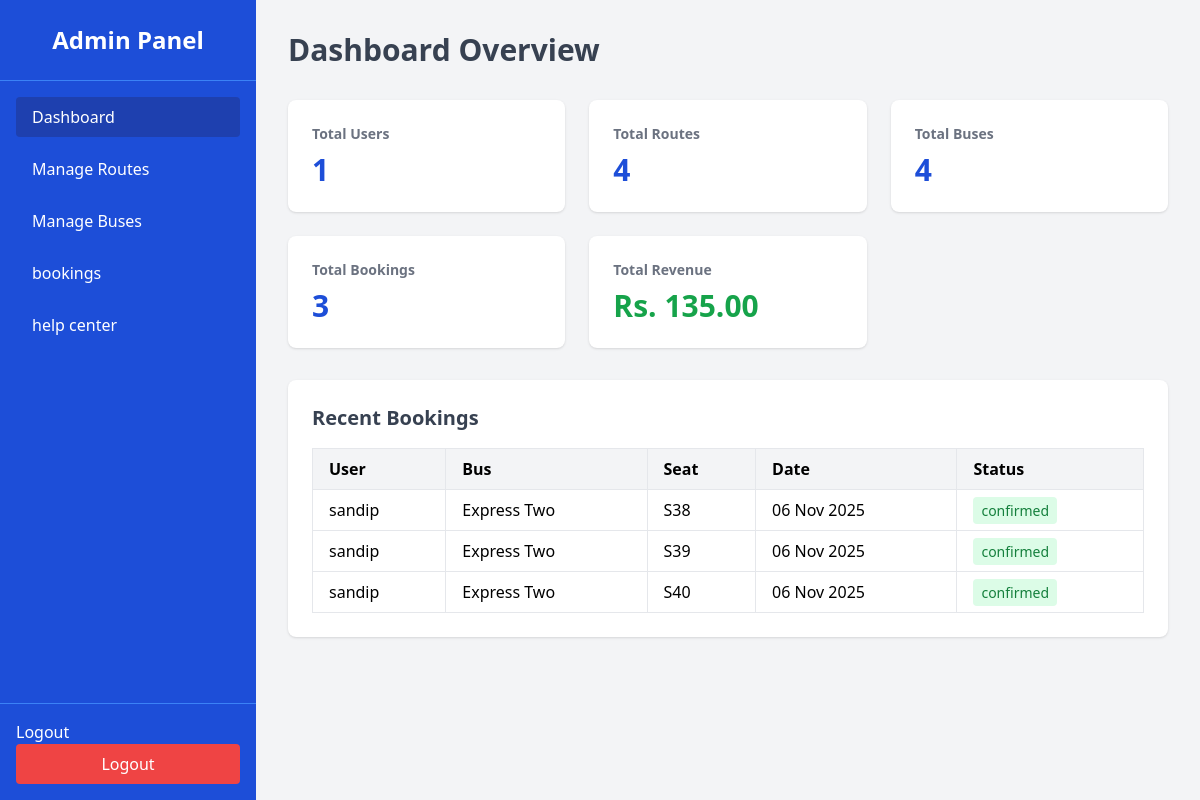
The page /admin/dashboard.php (signed in) on the database its author committed.
### tables this page shows
CREATE TABLE `bookings` (
  `id` int NOT NULL,
  `user_id` int NOT NULL,
  `bus_id` int NOT NULL,
  `booking_date` date NOT NULL,
  `seat_number` varchar(10) NOT NULL,
  `total_amount` decimal(10,2) NOT NULL,
  `status` enum('pending','confirmed','cancelled') DEFAULT 'confirmed',
  `created_at` timestamp NULL DEFAULT CURRENT_TIMESTAMP
);

CREATE TABLE `users` (
  `id` int NOT NULL,
  `name` varchar(100) NOT NULL,
  `email` varchar(100) NOT NULL,
  `password` varchar(255) NOT NULL,
  `is_admin` tinyint(1) DEFAULT '0',
  `created_at` timestamp NULL DEFAULT CURRENT_TIMESTAMP
);

CREATE TABLE `buses` (
  `id` int NOT NULL,
  `bus_name` varchar(100) NOT NULL,
  `bus_number` varchar(50) NOT NULL,
  `total_seats` int NOT NULL,
  `route_id` int NOT NULL,
  `created_at` timestamp NULL DEFAULT CURRENT_TIMESTAMP,
  `fare` decimal(10,2) NOT NULL DEFAULT '0.00'
);

### admin/dashboard.php (the view, shortened to what this page needs)
<?php
require_once '../backend/config.php';
$total_users = $conn->query("SELECT COUNT(*) AS count FROM users WHERE is_admin = 0")->fetch_assoc()['count'];
$total_routes = $conn->query("SELECT COUNT(*) AS count FROM routes")->fetch_assoc()['count'];
$total_buses = $conn->query("SELECT COUNT(*) AS count FROM buses")->fetch_assoc()['count'];
$total_bookings = $conn->query("SELECT COUNT(*) AS count FROM bookings")->fetch_assoc()['count'];
$total_revenue = $conn->query("SELECT SUM(r.fare) AS total FROM bookings b
    JOIN buses bs ON b.bus_id = bs.id
    JOIN routes r ON bs.route_id = r.id
    WHERE b.status = 'confirmed'")->fetch_assoc()['total'] ?? 0;
?>
<!DOCTYPE html>
<html lang="en">
<head>
    <script src="https://cdn.tailwindcss.com"></script>
</head>
<body class="bg-gray-100 font-sans">
    <div class="flex min-h-screen">
        <aside class="w-64 bg-blue-700 text-white flex flex-col">
            <div class="p-6 text-center border-b border-blue-500">
                <h1 class="text-2xl font-bold">Admin Panel</h1>
            </div>
            <nav class="flex-1 p-4 space-y-3">
                <a href="dashboard.php" class="block px-4 py-2 rounded bg-blue-800">Dashboard</a>
                <a href="routes.php" class="block px-4 py-2 rounded hover:bg-blue-800">Manage Routes</a>
                <a href="buses.php" class="block px-4 py-2 rounded hover:bg-blue-800">Manage Buses</a>
                <a href="bookings.php" class="block px-4 py-2 rounded hover:bg-blue-800">bookings</a>
                <a href="help-center.php" class="block px-4 py-2 rounded hover:bg-blue-800">help center</a>
                            </nav>
            <div class="p-4 border-t border-blue-500">
                <a href="../backend/logout.php" class="btn btn-danger">Logout</a>
                <a href="logout.php" class="block text-center bg-red-500 py-2 rounded hover:bg-red-600">Logout</a>
            </div>
        </aside>
        <main class="flex-1 p-8">
            <h2 class="text-3xl font-bold text-gray-700 mb-8">Dashboard Overview</h2>
            <div class="grid grid-cols-1 sm:grid-cols-2 lg:grid-cols-3 xl:grid-cols-5 gap-6 mb-8">
                <div class="bg-white p-6 rounded-lg shadow hover:shadow-lg transition">
                    <h3 class="text-gray-500 text-sm font-semibold">Total Users</h3>
                    <p class="text-3xl font-bold text-blue-700 mt-2"><?php echo $total_users; ?></p>
                </div>
                <div class="bg-white p-6 rounded-lg shadow hover:shadow-lg transition">
                    <h3 class="text-gray-500 text-sm font-semibold">Total Routes</h3>
                    <p class="text-3xl font-bold text-blue-700 mt-2"><?php echo $total_routes; ?></p>
                </div>
                <div class="bg-white p-6 rounded-lg shadow hover:shadow-lg transition">
                    <h3 class="text-gray-500 text-sm font-semibold">Total Buses</h3>
                    <p class="text-3xl font-bold text-blue-700 mt-2"><?php echo $total_buses; ?></p>
                </div>
                <div class="bg-white p-6 rounded-lg shadow hover:shadow-lg transition">
                    <h3 class="text-gray-500 text-sm font-semibold">Total Bookings</h3>
                    <p class="text-3xl font-bold text-blue-700 mt-2"><?php echo $total_bookings; ?></p>
                </div>
                <div class="bg-white p-6 rounded-lg shadow hover:shadow-lg transition">
                    <h3 class="text-gray-500 text-sm font-semibold">Total Revenue</h3>
                    <p class="text-3xl font-bold text-green-600 mt-2">Rs. <?php echo number_format($total_revenue, 2); ?></p>
                </div>
            </div>
            <div class="bg-white rounded-lg shadow p-6">
                <h3 class="text-xl font-bold mb-4 text-gray-700">Recent Bookings</h3>
                <div class="overflow-x-auto">
                    <table class="min-w-full border border-gray-200">
                        <thead class="bg-gray-100">
                            <tr>
                                <th class="px-4 py-2 border text-left">User</th>
                                <th class="px-4 py-2 border text-left">Bus</th>
                                <th class="px-4 py-2 border text-left">Seat</th>
                                <th class="px-4 py-2 border text-left">Date</th>
                                <th class="px-4 py-2 border text-left">Status</th>
                            </tr>
                        </thead>
                        <tbody>
                            <?php
                            $recent = $conn->query("SELECT b.*, u.name AS user_name, bs.bus_name
                                FROM bookings b
                                JOIN users u ON b.user_id = u.id
                                JOIN buses bs ON b.bus_id = bs.id
                                ORDER BY b.created_at DESC LIMIT 8");
                            if ($recent->num_rows > 0) {
                                while ($row = $recent->fetch_assoc()) {
                                    echo "<tr>
                                        <td class='border px-4 py-2'>{$row['user_name']}</td>
                                        <td class='border px-4 py-2'>{$row['bus_name']}</td>
                                        <td class='border px-4 py-2'>{$row['seat_number']}</td>
                                        <td class='border px-4 py-2'>" . date('d M Y', strtotime($row['booking_date'])) . "</td>
                                        <td class='border px-4 py-2'>
                                            <span class='px-2 py-1 rounded text-sm " .
                                            ($row['status'] == 'confirmed' ? 'bg-green-100 text-green-700' :
                                            ($row['status'] == 'cancelled' ? 'bg-red-100 text-red-700' : 'bg-yellow-100 text-yellow-700')) . "'>
                                            {$row['status']}
                                            </span>
                                        </td>
                                    </tr>";
                                }
                            } else {
                                echo "<tr><td colspan='5' class='text-center py-4 text-gray-500'>No bookings yet</td></tr>";
                            }
                            ?>
                        </tbody>
                    </table>
                </div>
            </div>
        </main>
    </div>
</body>
</html>

### rows shown on the page
bookings: user.name "sandip", bus.bus_name "Express Two", seat_number "S38", booking_date "06 Nov 2025", status "confirmed"
bookings: user.name "sandip", bus.bus_name "Express Two", seat_number "S39", booking_date "06 Nov 2025", status "confirmed"
bookings: user.name "sandip", bus.bus_name "Express Two", seat_number "S40", booking_date "06 Nov 2025", status "confirmed"

### other values the page prints
$total_users "1"
$total_routes "4"
$total_buses "4"
$total_bookings "3"
$total_revenue "135.00"
